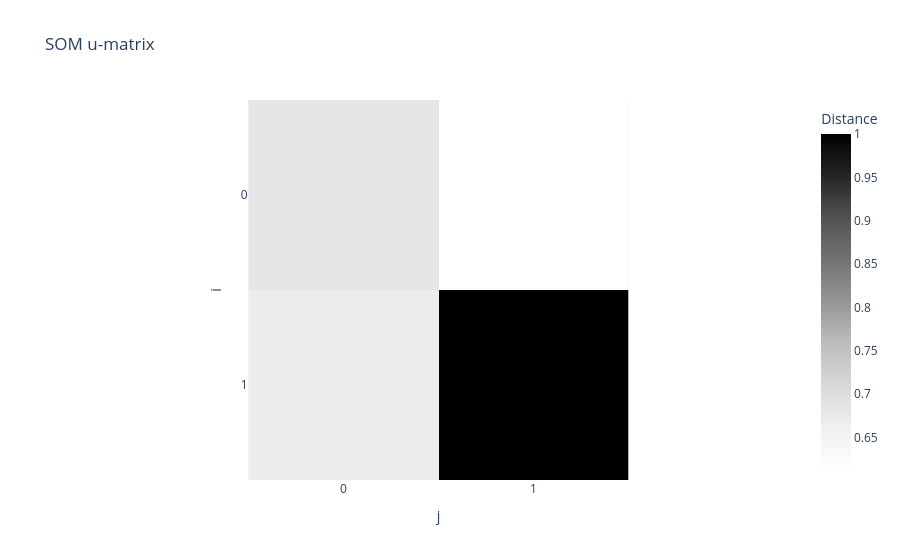

Source (notebook cell):
### Code cell
u_matrix_plot = kairo.plot_som_u_matrix(som)
u_matrix_plot.show()

### Figure 1 — Plotly figure (JSON) as saved in the notebook; plotly's stock layout.template omitted (floating-point values rounded to 4 significant figures)
{"data": [{"coloraxis": "coloraxis", "hovertemplate": "j: %{x}<br>i: %{y}<br>Distance: %{z}<extra></extra>", "name": "0", "type": "heatmap", "xaxis": "x", "yaxis": "y", "z": [[0.6812, 0.6125], [0.6684, 1.0]]}], "layout": {"coloraxis": {"colorbar": {"title": {"text": "Distance"}}, "colorscale": [[0, "rgb(255,255,255)"], [0.125, "rgb(240,240,240)"], [0.25, "rgb(217,217,217)"], [0.375, "rgb(189,189,189)"], [0.5, "rgb(150,150,150)"], [0.625, "rgb(115,115,115)"], [0.75, "rgb(82,82,82)"], [0.875, "rgb(37,37,37)"], [1, "rgb(0,0,0)"]]}, "title": {"text": "SOM u-matrix"}, "xaxis": {"anchor": "y", "constrain": "domain", "domain": [0, 1], "dtick": 1, "scaleanchor": "y", "title": {"text": "j"}}, "yaxis": {"anchor": "x", "autorange": "reversed", "constrain": "domain", "domain": [0, 1], "dtick": 1, "title": {"text": "i"}}}}
